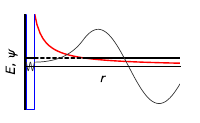

Here is the Python script that generated this plot:
import numpy as np
import matplotlib.pyplot as plt

# wavefunctions (for plotting, just do simple barrier penetration into well)
ri = 0.5
rt = 3.0
ki = 9.0*np.pi
kappa = 1.0
ko = 1.0

C = 0.5*np.exp(-kappa*ri)*(np.sin(ki*ri) + ki/kappa*np.cos(ki*ri))
D = 0.5*np.exp(kappa*ri)*(np.sin(ki*ri) - ki/kappa*np.cos(ki*ri))
B = C*np.exp(kappa*rt)*(np.sin(ko*rt) + kappa/ko*np.cos(ko*rt)) +\
    D*np.exp(-kappa*rt)*(np.sin(ko*rt) - kappa/ko*np.cos(ko*rt))
A = C*np.exp(kappa*rt)*(np.cos(ko*rt) - kappa/ko*np.sin(ko*rt)) +\
    D*np.exp(-kappa*rt)*(np.cos(ko*rt) - kappa/ko*np.sin(ko*rt))

x_i = np.linspace(0.05,ri,50)
psi_i = 0.5*np.sin(ki*x_i)
x_t = np.linspace(ri,rt,50)
psi_t = 0.5*(C*np.exp(kappa*x_t) + D*np.exp(-kappa*x_t))
x_o = np.linspace(rt,8.0,50)
psi_o = 0.5*(A*np.cos(ko*x_o) + B*np.sin(ko*x_o))

plt.style.use('text-sans')
textwidth=2
ax = plt.figure(figsize=(textwidth,textwidth*0.618)).add_subplot(111)
ax.set_xlim(0.0,8.0)
ax.set_ylim(-5.0,6.0)
ax.spines['left'].set_position('zero')
ax.spines['right'].set_color('none')
ax.spines['bottom'].set_position('zero')
ax.spines['top'].set_color('none')
ax.xaxis.set_ticks([3.0])
ax.xaxis.set_ticklabels([r'$r_E$'])
ax.yaxis.set_ticks([])
ax.set_xlabel(r'$r$')
ax.set_ylabel(r'$E$, $V$, $\psi$')

# Coulomb
rc = np.linspace(0.3,8.0)
Ec = 3.0/rc
plt.plot(rc,Ec,color='r',linewidth=1,solid_capstyle='round',solid_joinstyle='round')
plt.annotate(r'$V_{\mathrm{C}}$',[0.5,6.0],color='r',ha='left',va='top',size='small',xytext=(2,0),textcoords='offset points')
# nuclear
plt.plot([0.05,0.05,0.5,0.5],[6.0,-5.0,-5.0,6.0],color='b',linewidth=1,solid_capstyle='round',solid_joinstyle='round')
plt.annotate(r'$V_n$',[0.5,-5.0],color='b',ha='left',va='bottom',size='small',xytext=(2,0),textcoords='offset points')

# energy
plt.plot([0.05,0.5],[1.0,1.0],color='k',linestyle='-')
plt.plot([0.5,3.0],[1.0,1.0],color='k',linestyle=':')
plt.plot([3.0,8.0],[1.0,1.0],color='k',linestyle='-')
plt.annotate(r'$E$',[8.0,1.0],color='k',ha='right',va='bottom',size='small')

# wavefunction
plt.plot(x_i,psi_i,color='0.5',linewidth=0.5)
plt.plot(x_t,psi_t,color='0.5',linewidth=0.5)
plt.plot(x_o,psi_o,color='0.5',linewidth=0.5)
plt.annotate(r'$\psi$',[x_o[-1],psi_o[-1]],color='0.5',
    ha = 'right',va='bottom',size='small')

plt.savefig('tunnel-schematic.pdf',format='pdf')
